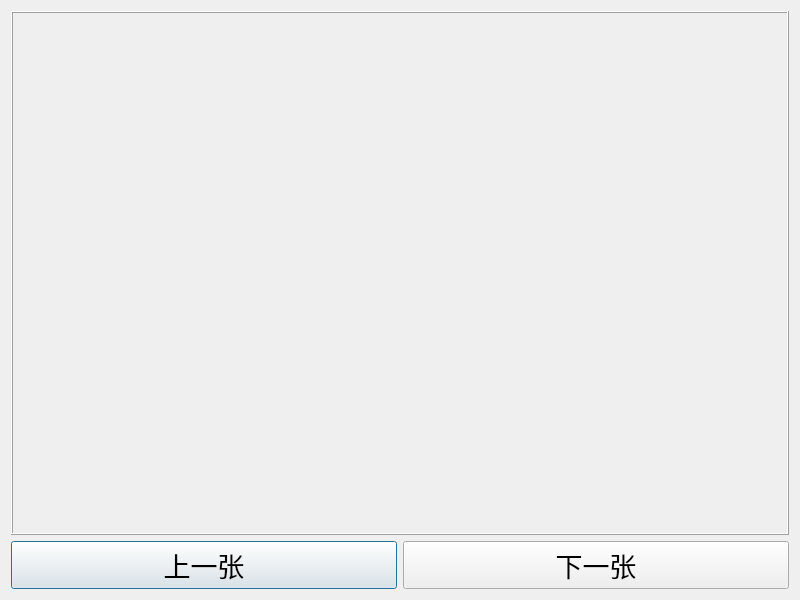
<?xml version="1.0" encoding="UTF-8"?>
<ui version="4.0">
 <class>ShowImageDialog</class>
 <widget class="QDialog" name="ShowImageDialog">
  <property name="geometry">
   <rect>
    <x>0</x>
    <y>0</y>
    <width>800</width>
    <height>600</height>
   </rect>
  </property>
  <property name="font">
   <font>
    <pointsize>20</pointsize>
   </font>
  </property>
  <property name="windowTitle">
   <string>图秀</string>
  </property>
  <layout class="QVBoxLayout" name="verticalLayout">
   <item>
    <widget class="QFrame" name="frame">
     <property name="sizePolicy">
      <sizepolicy hsizetype="Preferred" vsizetype="Expanding">
       <horstretch>0</horstretch>
       <verstretch>0</verstretch>
      </sizepolicy>
     </property>
     <property name="frameShape">
      <enum>QFrame::Box</enum>
     </property>
     <property name="frameShadow">
      <enum>QFrame::Raised</enum>
     </property>
    </widget>
   </item>
   <item>
    <layout class="QHBoxLayout" name="horizontalLayout">
     <item>
      <widget class="QPushButton" name="m_btnPre">
       <property name="text">
        <string>上一张</string>
       </property>
      </widget>
     </item>
     <item>
      <widget class="QPushButton" name="m_btnNext">
       <property name="text">
        <string>下一张</string>
       </property>
      </widget>
     </item>
    </layout>
   </item>
  </layout>
 </widget>
 <resources/>
 <connections/>
</ui>
